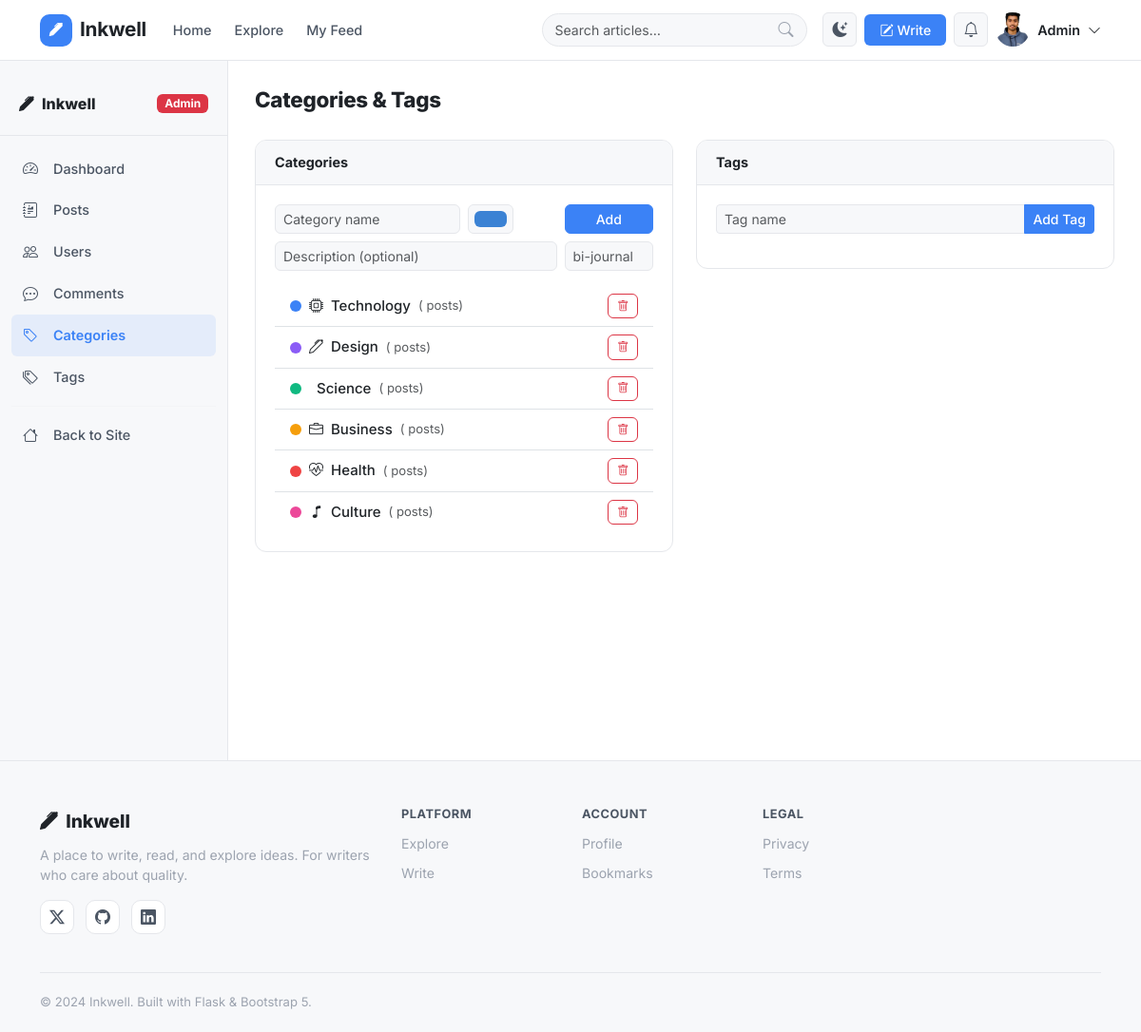
The app's page /admin/categories (signed in) with its own data.
### app/models/user.py (models this page shows, shortened)
class User(db.Model):
    __tablename__ = "users"
    id = db.Column(db.Integer, primary_key=True)
    username = db.Column(db.String(64), unique=True, nullable=False, index=True)
    email = db.Column(db.String(120), unique=True, nullable=False, index=True)
    password_hash = db.Column(db.String(256), nullable=False)
    display_name = db.Column(db.String(100))
    bio = db.Column(db.Text)
    avatar_url = db.Column(db.String(255), default="default_avatar.png")
    website = db.Column(db.String(255))
    twitter = db.Column(db.String(100))
    github = db.Column(db.String(100))
    linkedin = db.Column(db.String(100))
    role = db.Column(db.String(20), default="user")  # user | author | admin
    is_active = db.Column(db.Boolean, default=True)
    is_email_verified = db.Column(db.Boolean, default=False)
    created_at = db.Column(db.DateTime, default=datetime.utcnow)
    updated_at = db.Column(db.DateTime, default=datetime.utcnow, onupdate=datetime.utcnow)
    last_seen = db.Column(db.DateTime)
    posts = db.relationship("Post", backref="author", lazy="dynamic", cascade="all, delete-orphan")
    comments = db.relationship("Comment", backref="author", lazy="dynamic", cascade="all, delete-orphan")
    likes = db.relationship("Like", backref="user", lazy="dynamic", cascade="all, delete-orphan")
    bookmarks = db.relationship("Bookmark", backref="user", lazy="dynamic", cascade="all, delete-orphan")
    notifications = db.relationship("Notification", backref="recipient", lazy="dynamic",
                                    foreign_keys="Notification.user_id", cascade="all, delete-orphan")
    followed = db.relationship(
        "User",
        secondary=followers_table,
        primaryjoin=(followers_table.c.follower_id == id),
        secondaryjoin=(followers_table.c.followed_id == id),
        backref=db.backref("followers", lazy="dynamic"),
        lazy="dynamic",
    )

### app/models/category.py (models this page shows, shortened)
class Category(db.Model):
    __tablename__ = "categories"
    id = db.Column(db.Integer, primary_key=True)
    name = db.Column(db.String(80), unique=True, nullable=False)
    slug = db.Column(db.String(100), unique=True, nullable=False)
    description = db.Column(db.String(255))
    color = db.Column(db.String(7), default="#3b82d4")
    icon = db.Column(db.String(50), default="bi-journal")
    posts = db.relationship("Post", backref="category", lazy="dynamic")

### app/blueprints/admin/__init__.py (the view, shortened to what this page needs)
@admin_bp.route("/categories", methods=["GET", "POST"])
@admin_required
def manage_categories():
    current_user = get_current_user()
    categories = Category.query.all()
    return render_template("admin/categories.html", categories=categories, current_user=current_user)

### app/blueprints/admin/__init__.py (called while the page is built)
def get_current_user():
    uid = session.get("user_id")
    return User.query.get(uid) if uid else None

def admin_required(fn):
    from functools import wraps
    @wraps(fn)
    def wrapper(*args, **kwargs):
        current_user = get_current_user()
        if not current_user or current_user.role != "admin":
            flash("Admin access required.", "danger")
            return redirect(url_for("main.index"))
        return fn(*args, **kwargs)
    return wrapper

### app/templates/admin/categories.html (shortened to what this page needs)
{% extends "base.html" %}
{% block extra_css %}<link rel="stylesheet" href="{{ url_for('static', filename='css/admin.css') }}">{% endblock %}
{% block content %}
<div class="admin-layout">
  {% include 'admin/partials/sidebar.html' %}
  <div class="admin-main">
    <div class="admin-topbar"><h4 class="admin-page-title">Categories & Tags</h4></div>
    <div class="row g-4">
      <div class="col-md-6">
        <div class="admin-card">
          <div class="admin-card-header"><h6>Categories</h6></div>
          <div class="admin-card-body">
            <form method="POST" class="mb-3">
              <div class="row g-2">
                <div class="col-6"><input type="text" name="name" class="form-control form-control-sm" placeholder="Category name" required></div>
                <div class="col-3"><input type="color" name="color" class="form-control form-control-sm form-control-color" value="#3b82d4"></div>
                <div class="col-3"><button class="btn btn-primary btn-sm w-100">Add</button></div>
                <div class="col-9"><input type="text" name="description" class="form-control form-control-sm" placeholder="Description (optional)"></div>
                <div class="col-3"><input type="text" name="icon" class="form-control form-control-sm" placeholder="bi-journal"></div>
              </div>
            </form>
            <ul class="list-group list-group-flush">
              {% for cat in categories %}
              <li class="list-group-item d-flex align-items-center justify-content-between py-2">
                <div class="d-flex align-items-center gap-2">
                  <span class="color-dot" style="background:{{ cat.color }}"></span>
                  <i class="{{ cat.icon }}"></i>
                  <span class="fw-medium">{{ cat.name }}</span>
                  <span class="text-muted small">({{ cat.post_count }} posts)</span>
                </div>
                <form method="POST" action="{{ url_for('admin.delete_category', cat_id=cat.id) }}" onsubmit="return confirm('Delete category?')">
                  <button class="btn btn-xs btn-outline-danger"><i class="bi bi-trash"></i></button>
                </form>
              </li>
              {% endfor %}
            </ul>
          </div>
        </div>
      </div>
      <div class="col-md-6">
        <div class="admin-card">
          <div class="admin-card-header"><h6>Tags</h6></div>
          <div class="admin-card-body">
            <form method="POST" action="{{ url_for('admin.manage_tags') }}" class="mb-3">
              <div class="input-group input-group-sm">
                <input type="text" name="name" class="form-control" placeholder="Tag name" required>
                <button class="btn btn-primary">Add Tag</button>
              </div>
            </form>
          </div>
        </div>
      </div>
    </div>
  </div>
</div>
{% endblock %}

### app/templates/base.html (shortened to what this page needs)
<!DOCTYPE html>
<html lang="en" data-bs-theme="light">
<head>
  <link href="https://cdn.jsdelivr.net/npm/bootstrap@5.3.2/dist/css/bootstrap.min.css" rel="stylesheet">
  <link href="https://cdn.jsdelivr.net/npm/bootstrap-icons@1.11.3/font/bootstrap-icons.min.css" rel="stylesheet">
  <link href="https://unpkg.com/aos@2.3.4/dist/aos.css" rel="stylesheet">
  <link rel="stylesheet" href="{{ url_for('static', filename='css/main.css') }}">
  {% block extra_css %}{% endblock %}
</head>
<body class="d-flex flex-column min-vh-100">
<nav class="navbar navbar-expand-lg navbar-main sticky-top" id="mainNavbar">
  <div class="container">
    <a class="navbar-brand" href="{{ url_for('main.index') }}">
      <span class="brand-icon"><i class="bi bi-pen-fill"></i></span>
      <span class="brand-text">Inkwell</span>
    </a>
    <div class="collapse navbar-collapse" id="navbarNav">
      <ul class="navbar-nav me-auto">
        <li class="nav-item">
          <a class="nav-link {% if request.endpoint == 'main.index' %}active{% endif %}" href="{{ url_for('main.index') }}">Home</a>
        </li>
        <li class="nav-item">
          <a class="nav-link" href="{{ url_for('posts.index') }}">Explore</a>
        </li>
        {% if current_user %}
        <li class="nav-item">
          <a class="nav-link" href="{{ url_for('users.feed') }}">My Feed</a>
        </li>
        {% endif %}
      </ul>
      <form class="d-flex me-3 search-form" action="{{ url_for('posts.index') }}" method="GET">
        <div class="input-group search-input-group">
          <input type="search" name="q" class="form-control" placeholder="Search articles…" value="{{ request.args.get('q', '') }}">
          <button class="btn btn-search" type="submit"><i class="bi bi-search"></i></button>
        </div>
      </form>
      <ul class="navbar-nav align-items-center gap-2">
        <li class="nav-item">
          <button class="btn btn-theme-toggle" id="themeToggle" title="Toggle dark mode">
            <i class="bi bi-moon-stars-fill" id="themeIcon"></i>
          </button>
        </li>
        {% if current_user %}
        <li class="nav-item">
          <a class="btn btn-write" href="{{ url_for('posts.create') }}">
            <i class="bi bi-pencil-square me-1"></i>Write
          </a>
        </li>
        <li class="nav-item dropdown">
          <button class="btn btn-icon-nav" data-bs-toggle="dropdown">
            <i class="bi bi-bell"></i>
          </button>
        </li>
        <li class="nav-item dropdown">
          <button class="btn p-0 border-0 d-flex align-items-center gap-2" data-bs-toggle="dropdown" id="userMenuBtn">
            <img src="{{ url_for('static', filename=current_user.avatar_url) if current_user.avatar_url else url_for('static', filename='images/default_avatar.png') }}"
                 alt="{{ current_user.username }}" class="avatar-sm rounded-circle" onerror="this.src='/static/images/default_avatar.png'">
            <span class="user-name d-none d-lg-inline">{{ current_user.display_name or current_user.username }}</span>
            <i class="bi bi-chevron-down small"></i>
          </button>
        </li>
        {% endif %}
      </ul>
    </div>
  </div>
</nav>
<main class="flex-grow-1">
  {% block content %}{% endblock %}
</main>
<footer class="site-footer mt-auto">
  <div class="container">
    <div class="row gy-4">
      <div class="col-lg-4">
        <div class="footer-brand">
          <i class="bi bi-pen-fill me-2"></i><span>Inkwell</span>
        </div>
        <p class="footer-tagline">A place to write, read, and explore ideas. For writers who care about quality.</p>
        <div class="social-links">
          <a href="https://x.com/snehitsabale" target="_blank" rel="noopener"><i class="bi bi-twitter-x"></i></a>
          <a href="https://github.com/snehitsabale2108" target="_blank" rel="noopener"><i class="bi bi-github"></i></a>
          <a href="https://www.linkedin.com/in/snehit-sabale-09916b2a3/" target="_blank" rel="noopener"><i class="bi bi-linkedin"></i></a>
        </div>
      </div>
      <div class="col-6 col-lg-2">
        <h6 class="footer-heading">Platform</h6>
        <ul class="footer-links">
          <li><a href="{{ url_for('posts.index') }}">Explore</a></li>
          <li><a href="{{ url_for('posts.create') if current_user else url_for('auth.register') }}">Write</a></li>
        </ul>
      </div>
      <div class="col-6 col-lg-2">
        <h6 class="footer-heading">Account</h6>
        <ul class="footer-links">
          {% if current_user %}
          <li><a href="{{ url_for('users.profile', username=current_user.username) }}">Profile</a></li>
          <li><a href="{{ url_for('users.bookmarks') }}">Bookmarks</a></li>
          {% else %}
          <li><a href="{{ url_for('auth.register') }}">Sign Up</a></li>
          <li><a href="{{ url_for('auth.login') }}">Sign In</a></li>
          {% endif %}
        </ul>
      </div>
      <div class="col-6 col-lg-2">
        <h6 class="footer-heading">Legal</h6>
        <ul class="footer-links">
          <li><a href="{{ url_for('main.privacy') }}">Privacy</a></li>
          <li><a href="{{ url_for('main.terms') }}">Terms</a></li>
        </ul>
      </div>
    </div>
    <div class="footer-bottom">
      <span>© {{ 2024 }} Inkwell. Built with Flask &amp; Bootstrap 5.</span>
    </div>
  </div>
</footer>
</body>
</html>

### app/static/css/admin.css (style rules this page uses)
.admin-layout { display: flex; min-height: calc(100vh - 64px); }
.admin-main { flex: 1; padding: 1.75rem; overflow: auto; }
.admin-topbar { display: flex; align-items: center; justify-content: space-between; flex-wrap: wrap; gap: 1rem; margin-bottom: 1.75rem; }
.admin-page-title { font-size: 1.4rem; font-weight: 800; letter-spacing: -.3px; margin: 0; }
.admin-card { background: var(--ink-bg); border: 1px solid var(--ink-border); border-radius: var(--ink-radius); overflow: hidden; }
.admin-card-header { padding: .9rem 1.25rem; border-bottom: 1px solid var(--ink-border); background: var(--ink-surface); display: flex; align-items: center; justify-content: space-between; }
.admin-card-header h6 { margin: 0; font-weight: 700; font-size: .9rem; display: flex; align-items: center; }
.admin-card-body { padding: 1.25rem; }
.color-dot { width: 12px; height: 12px; border-radius: 50%; flex-shrink: 0; }

### records on screen
User: avatar_url (picture), display_name "Admin"
Category: name "Technology"
Category: name "Design"
Category: name "Science"
Category: name "Business"
Category: name "Health"
Category: name "Culture"

### other values on screen
{{ 2024 }} "2024"
